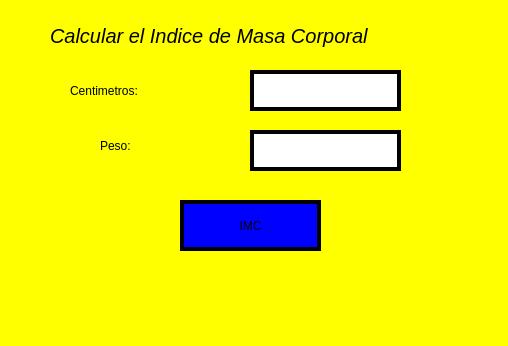
<?xml version="1.0" encoding="UTF-8"?>
<ui version="4.0">
 <class>MainWindow</class>
 <widget class="QMainWindow" name="MainWindow">
  <property name="geometry">
   <rect>
    <x>0</x>
    <y>0</y>
    <width>508</width>
    <height>346</height>
   </rect>
  </property>
  <property name="windowTitle">
   <string>MainWindow</string>
  </property>
  <property name="styleSheet">
   <string notr="true">background: color yellow</string>
  </property>
  <widget class="QWidget" name="centralwidget">
   <widget class="QLabel" name="label">
    <property name="geometry">
     <rect>
      <x>70</x>
      <y>80</y>
      <width>171</width>
      <height>21</height>
     </rect>
    </property>
    <property name="styleSheet">
     <string notr="true">font: italic 15pt &quot;MS Sans Serif&quot;;</string>
    </property>
    <property name="text">
     <string>Centimetros:</string>
    </property>
   </widget>
   <widget class="QLabel" name="label_2">
    <property name="geometry">
     <rect>
      <x>100</x>
      <y>130</y>
      <width>81</width>
      <height>31</height>
     </rect>
    </property>
    <property name="styleSheet">
     <string notr="true">font: italic 15pt &quot;MS Sans Serif&quot;;</string>
    </property>
    <property name="text">
     <string>Peso:</string>
    </property>
   </widget>
   <widget class="QLineEdit" name="txt_centimetro">
    <property name="geometry">
     <rect>
      <x>250</x>
      <y>70</y>
      <width>151</width>
      <height>41</height>
     </rect>
    </property>
    <property name="font">
     <font>
      <pointsize>15</pointsize>
     </font>
    </property>
    <property name="styleSheet">
     <string notr="true">border: 4px solid black;
background-color: white;
border_radius: 4px;</string>
    </property>
    <property name="text">
     <string/>
    </property>
   </widget>
   <widget class="QLineEdit" name="txt_peso">
    <property name="geometry">
     <rect>
      <x>250</x>
      <y>130</y>
      <width>151</width>
      <height>41</height>
     </rect>
    </property>
    <property name="font">
     <font>
      <pointsize>15</pointsize>
     </font>
    </property>
    <property name="styleSheet">
     <string notr="true">border: 4px solid black;
background-color: white;
border_radius: 4px;</string>
    </property>
   </widget>
   <widget class="QPushButton" name="btn_indice">
    <property name="geometry">
     <rect>
      <x>180</x>
      <y>200</y>
      <width>141</width>
      <height>51</height>
     </rect>
    </property>
    <property name="styleSheet">
     <string notr="true">background:color blue light;
font: 75 italic 14pt &quot;MS Sans Serif&quot;;
border: 4px solid black;
border_radius: 25px;</string>
    </property>
    <property name="text">
     <string>IMC</string>
    </property>
   </widget>
   <widget class="QLabel" name="label_3">
    <property name="geometry">
     <rect>
      <x>50</x>
      <y>20</y>
      <width>431</width>
      <height>31</height>
     </rect>
    </property>
    <property name="font">
     <font>
      <family>MS Sans Serif</family>
      <pointsize>15</pointsize>
      <weight>50</weight>
      <italic>true</italic>
      <bold>false</bold>
     </font>
    </property>
    <property name="styleSheet">
     <string notr="true">font: italic 15pt &quot;MS Sans Serif&quot;;</string>
    </property>
    <property name="text">
     <string>Calcular el Indice de Masa Corporal</string>
    </property>
   </widget>
  </widget>
  <widget class="QMenuBar" name="menubar">
   <property name="geometry">
    <rect>
     <x>0</x>
     <y>0</y>
     <width>508</width>
     <height>26</height>
    </rect>
   </property>
  </widget>
  <widget class="QStatusBar" name="statusbar"/>
 </widget>
 <resources/>
 <connections/>
</ui>
